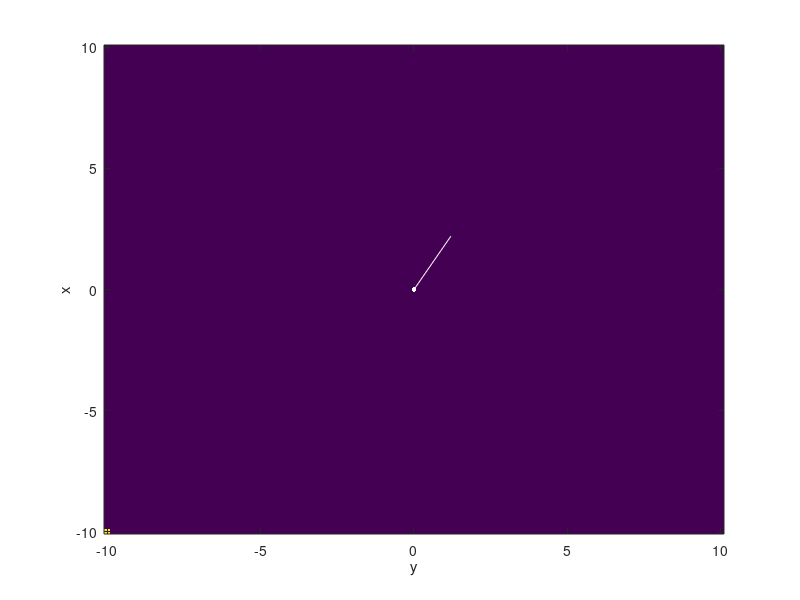

Source code (MATLAB): (Note: this script raises an error after producing the figure.)
%%%%%%%%%%%%%%%%%%%%%%%%%%%%%%%%%%%%%%%%%%%%%%%%%%%%%%%
%% generate all possible particle paths disturbed by 
%% initial velocity v0 and constant homogeneous force
%% field F_e, with implied acceleration F_e = m*a_e
%% -- assuming unit mass particle
%% particle is allowed to move omnidirectional with
%% acceleration amax in each direction
%%%%%%%%%%%%%%%%%%%%%%%%%%%%%%%%%%%%%%%%%%%%%%%%%%%%%%%

amax = 1.6;
v0=0*[0.2;-1.2;0.0];
ae = 1*[2.2;1.2;0.0];
aenorm = ae/norm(ae);

qzp = rot2q([0;0;1],+pi/2)
qzm = rot2q([0;0;1],-pi/2)

dk = -ae'*ae+amax*amax
L=10;
N=100;
X=linspace(-L,L,N);
Y=linspace(-L,L,N);
B = zeros(N,N);
B(1,1)=1.0;
T = norm(v0)/amax
%for i=1:N
%        for j=1:N
%                for t = 0:0.1:T
%                        p = [X(i);Y(j);0.0]-0.5*ae*t*t-v0*t;
%                        dd = sqrt((p'*p));
%                        if dd <= (0.5*amax*t*t);
%                                B(i,j)=1.0;
%                                break
%                        end
%                end
%        end
%end

imagesc(X,Y,B);
hold on;
plot(0,0,'w','markersize',N/10)
hold on;
plot([0,ae(2)],[0,ae(1)],'w');
hold on;
plot([0,v0(2)],[0,v0(1)],'g');
hold on;

t = 0:0.02:5;
xlabel('y');
ylabel('x');
set(gca,'YDir','normal')

for angle=0:pi/100:2*pi
        qz = rot2q([0;0;1],angle);
        aq = quaternion(aenorm(1),aenorm(2),aenorm(3));
        [aoff,tmpangle] = q2rot(qz*aq*conj(qz));
        xx = 0.5*ae*(t.^2)+v0*t+0.5*amax*aoff'*(t.^2);
        plot(xx(2,:),xx(1,:),'w','linewidth',1,'linestyle','-');
        hold on;
        %pause(0.2);
end
k=0;
pause
